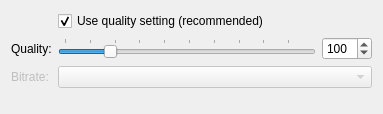
<?xml version="1.0" encoding="UTF-8"?>
<ui version="4.0">
 <class>FaacConfigPage</class>
 <widget class="QWidget" name="FaacConfigPage">
  <property name="geometry">
   <rect>
    <x>0</x>
    <y>0</y>
    <width>383</width>
    <height>114</height>
   </rect>
  </property>
  <property name="windowTitle">
   <string notr="true">AAC encoding configuration</string>
  </property>
  <layout class="QVBoxLayout" name="verticalLayout_2">
   <item>
    <layout class="QFormLayout" name="formLayout">
     <item row="1" column="0">
      <widget class="QLabel" name="qualityLabel">
       <property name="text">
        <string extracomment="ACC preferences: label caption">Quality:</string>
       </property>
       <property name="buddy">
        <cstring>aacQualitySlider</cstring>
       </property>
      </widget>
     </item>
     <item row="1" column="1">
      <layout class="QHBoxLayout" name="horizontalLayout_6">
       <item>
        <widget class="QSlider" name="aacQualitySlider">
         <property name="sizePolicy">
          <sizepolicy hsizetype="Expanding" vsizetype="Fixed">
           <horstretch>0</horstretch>
           <verstretch>0</verstretch>
          </sizepolicy>
         </property>
         <property name="minimum">
          <number>10</number>
         </property>
         <property name="maximum">
          <number>500</number>
         </property>
         <property name="singleStep">
          <number>1</number>
         </property>
         <property name="pageStep">
          <number>25</number>
         </property>
         <property name="value">
          <number>100</number>
         </property>
         <property name="orientation">
          <enum>Qt::Horizontal</enum>
         </property>
         <property name="tickPosition">
          <enum>QSlider::TicksAbove</enum>
         </property>
         <property name="tickInterval">
          <number>50</number>
         </property>
        </widget>
       </item>
       <item>
        <widget class="QSpinBox" name="aacQualitySpin">
         <property name="minimumSize">
          <size>
           <width>50</width>
           <height>0</height>
          </size>
         </property>
         <property name="minimum">
          <number>10</number>
         </property>
         <property name="maximum">
          <number>500</number>
         </property>
         <property name="value">
          <number>100</number>
         </property>
        </widget>
       </item>
      </layout>
     </item>
     <item row="2" column="0">
      <widget class="QLabel" name="bitrateLabel">
       <property name="enabled">
        <bool>false</bool>
       </property>
       <property name="text">
        <string extracomment="ACC preferences: label caption">Bitrate:</string>
       </property>
       <property name="buddy">
        <cstring>aacBitrateCbx</cstring>
       </property>
      </widget>
     </item>
     <item row="2" column="1">
      <widget class="QComboBox" name="aacBitrateCbx">
       <property name="enabled">
        <bool>false</bool>
       </property>
       <property name="toolTip">
        <string>Sets target bitrate (in kb/s).</string>
       </property>
      </widget>
     </item>
     <item row="0" column="1">
      <widget class="QCheckBox" name="aacUseQualityCheck">
       <property name="text">
        <string>Use quality setting (recommended)</string>
       </property>
       <property name="checked">
        <bool>true</bool>
       </property>
      </widget>
     </item>
    </layout>
   </item>
  </layout>
 </widget>
 <tabstops>
  <tabstop>aacQualitySlider</tabstop>
  <tabstop>aacQualitySpin</tabstop>
 </tabstops>
 <resources/>
 <connections>
  <connection>
   <sender>aacQualitySlider</sender>
   <signal>valueChanged(int)</signal>
   <receiver>aacQualitySpin</receiver>
   <slot>setValue(int)</slot>
   <hints>
    <hint type="sourcelabel">
     <x>274</x>
     <y>61</y>
    </hint>
    <hint type="destinationlabel">
     <x>316</x>
     <y>63</y>
    </hint>
   </hints>
  </connection>
  <connection>
   <sender>aacQualitySpin</sender>
   <signal>valueChanged(int)</signal>
   <receiver>aacQualitySlider</receiver>
   <slot>setValue(int)</slot>
   <hints>
    <hint type="sourcelabel">
     <x>311</x>
     <y>52</y>
    </hint>
    <hint type="destinationlabel">
     <x>286</x>
     <y>54</y>
    </hint>
   </hints>
  </connection>
 </connections>
</ui>
